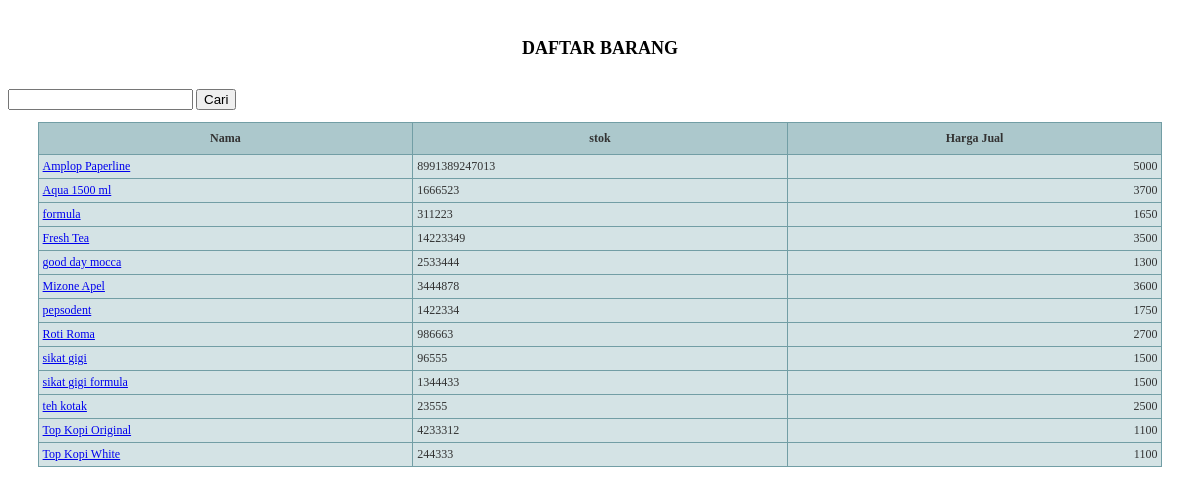
/cari-barang.php, run on the app's committed database.
### tables this page shows
CREATE TABLE `barang` (
  `id` int(20) NOT NULL auto_increment,
  `stok` varchar(20) default NULL,
  `nama` varchar(60) default NULL,
  `harga_beli` varchar(15) default NULL,
  `harga_jual` varchar(15) default NULL,
  `keuntungan` varchar(15) default NULL,
  PRIMARY KEY  (`id`)
);

### cari-barang.php (the view, shortened to what this page needs)
<html>
<head>
</head>
<body>
<br/>
<center><h2>DAFTAR BARANG</h2></center>
<br/>
<form class="form" action="cari-barang.php" method="post" name="contact_form">
<input type="text" name="cari" >
<input type="Submit" value="Cari" >
</form>
<table id='tfhover'  class='tftable' border='1' align='center'><col width='100'> <col width='100'><col width='100'>
<tr><th>Nama</th><th>stok</th><th>Harga Jual</th></tr>
<?php
$select = "SELECT * FROM barang where nama like '%$nama%' ORDER BY nama ASC";
$select_query = mysql_query($select);
while($select_result = mysql_fetch_array($select_query))
{
$nama 				= $select_result['nama'] ;
$harga_jual		 	= $select_result['harga_jual'] ;
$stok 			        = $select_result['stok'] ;
echo "
<tr><td style='text-align:left;'><a href='masuk-cart.php?nama=$nama'>$nama</a></td><td style='text-align:left;'>$stok</td><td>$harga_jual</td></tr>
";}
?>
</table>
</body>
</html>

### cari-barang.php (style rules this page uses)
body { font-family: Verdana; font-size: 12px; }
td { font-size: 12px; }
table.tftable { table-layout:fixed; width:95%; word-break:break-all; font-size:12px;color:#333333;border-width: 1px;border-color: #729ea5;border-collapse: collapse; }
table.tftable th { font-size:12px;background-color:#acc8cc;border-width: 1px;padding: 8px; border-style: solid;border-color: #729ea5; }
table.tftable tr { background-color:#d4e3e5; }
table.tftable td { font-size:12px;border-width: 1px;padding: 4px;border-style: solid;border-color: #729ea5; text-align:right; }

### data on the page
barang: nama "Amplop Paperline", stok "8991389247013", harga_jual "5000"
barang: nama "Aqua 1500 ml", stok "1666523", harga_jual "3700"
barang: nama "formula", stok "311223", harga_jual "1650"
barang: nama "Fresh Tea", stok "14223349", harga_jual "3500"
barang: nama "good day mocca", stok "2533444", harga_jual "1300"
barang: nama "Mizone Apel", stok "3444878", harga_jual "3600"
barang: nama "pepsodent", stok "1422334", harga_jual "1750"
barang: nama "Roti Roma", stok "986663", harga_jual "2700"
barang: nama "sikat gigi", stok "96555", harga_jual "1500"
barang: nama "sikat gigi formula", stok "1344433", harga_jual "1500"
barang: nama "teh kotak", stok "23555", harga_jual "2500"
barang: nama "Top Kopi Original", stok "4233312", harga_jual "1100"
barang: nama "Top Kopi White", stok "244333", harga_jual "1100"
